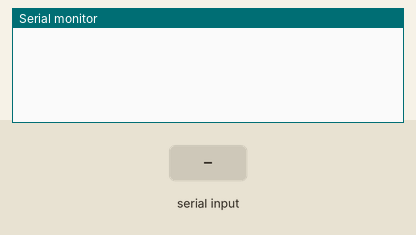
This sketch was run on a simulated Arduino Uno, built with avr-gcc and run on an emulated ATmega328P. Shown: the last lines printed to the serial monitor. The inputs (shaded band) are chosen by the test bench.

Above: at 1.2 s.
1.3 s: "F" received over Serial
At 2.5 s:
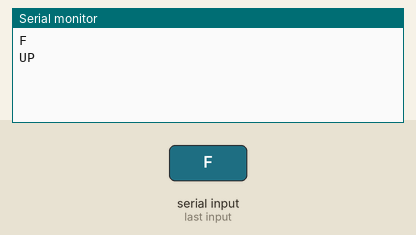
2.8 s: "G" received over Serial
At 3.7 s:
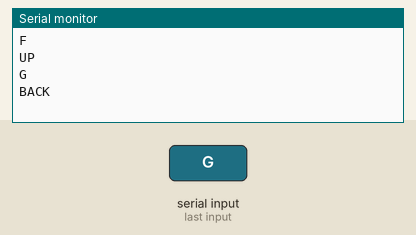
4.3 s: "L" received over Serial
At 4.8 s:
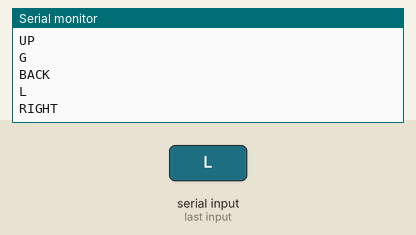
5.8 s: "R" received over Serial
At 7.0 s:
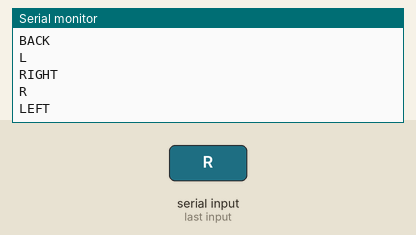
7.3 s: "S" received over Serial
At 8.3 s:
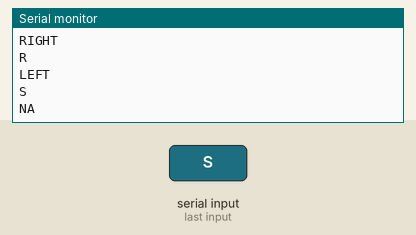

Measured:
- after the input at 1.3 s, the serial monitor: prints a new line at once (image 1)
- after the input at 2.8 s, the serial monitor: prints a new line at once (image 2)
- after the input at 4.3 s, the serial monitor: prints a new line at once (image 3)
- after the input at 5.8 s, the serial monitor: prints a new line at once (image 4)
- after the input at 7.3 s, the serial monitor: prints a new line at once (image 5)

The sketch:

sketch_jan01a.ino
```cpp
int pin1=4;
int pin2=6;
int pin3=7;
int pin4=8;
void setup()
{
  Serial.begin(9600);
}
void loop()
{
  String state;
  if(Serial.available()>0)
  {
    int direc=-1;
    char command;

    command=Serial.read();
    Serial.println(command);
    //state=Serial.readString();
    //Serial.println(state[0]);

    if(command=='F')
    direc=1;
    if(command=='G')
    direc=0;
    if(command=='L')
    direc=2;
    if(command=='R')
    direc=3;
    if(command=='S')
    direc=-1;


    if(direc==1)
   {Serial.println("UP");forward();}
    if(direc==0)
   {Serial.println("BACK");revr();}
    if(direc==2)
   {Serial.println("RIGHT");right();}
    if(direc==3)
   {Serial.println("LEFT");left();}
    if(direc==-1)
   {Serial.println("NA");stopp();}


    delay(100);
  }


}
void stopp()
{
  digitalWrite(pin1,LOW);
  digitalWrite(pin2,LOW);
  digitalWrite(pin3,LOW);
  digitalWrite(pin4,LOW);

 // analogWrite(3,0);analogWrite(5,0);
}

void forward()
{
  digitalWrite(pin4,HIGH);
  digitalWrite(pin3,LOW);
  digitalWrite(pin2,HIGH);
  digitalWrite(pin1,LOW);
  //delay(100);
  //analogWrite(3,180);analogWrite(5,220);
}
void revr()
{
  digitalWrite(pin4,LOW);
  digitalWrite(pin3,HIGH);
  digitalWrite(pin2,LOW);
  digitalWrite(pin1,HIGH);
  //delay(100);
  //analogWrite(3,180);analogWrite(5,180);
}
void left()
{
  digitalWrite(pin1,LOW);
  digitalWrite(pin2,LOW);
  digitalWrite(pin3,HIGH);
  digitalWrite(pin4,LOW);
  //delay(100);
  //analogWrite(3,220);analogWrite(5,0);
}
void right()
{
  digitalWrite(pin1,HIGH);
  digitalWrite(pin2,LOW);
  digitalWrite(pin3,LOW);
  digitalWrite(pin4,LOW);
  //delay(100);
  //analogWrite(3,0);analogWrite(5,220);
}
```
